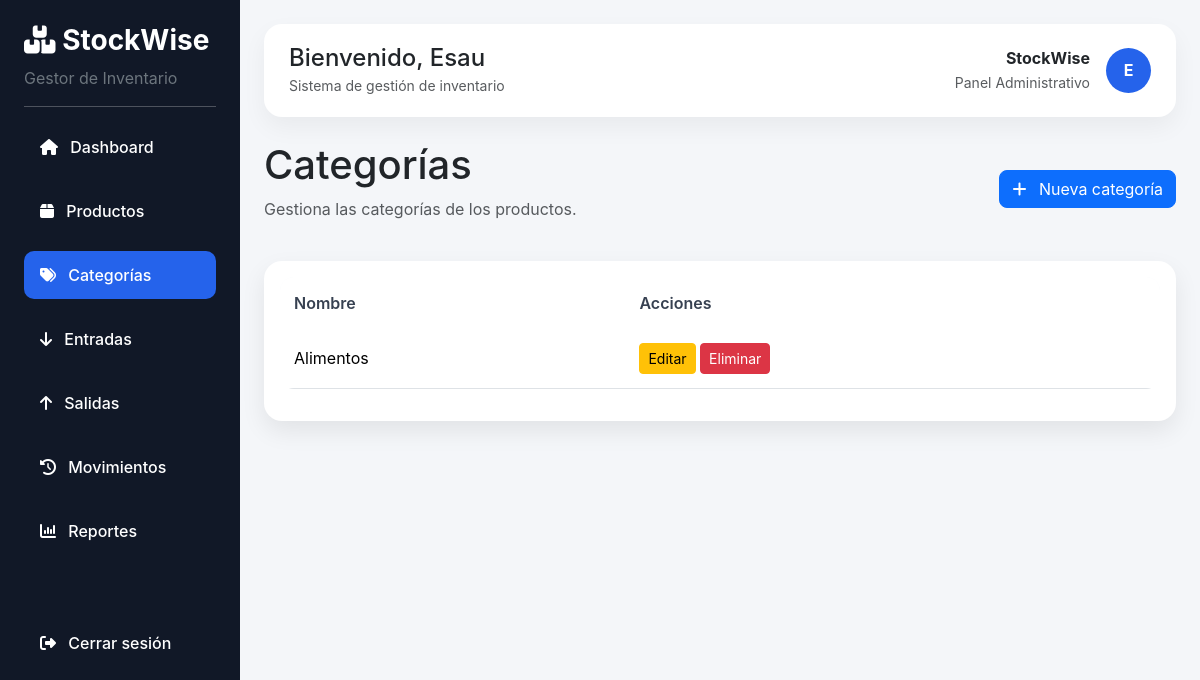
Page /productos/categorias/ (signed in) on the earlier database version.
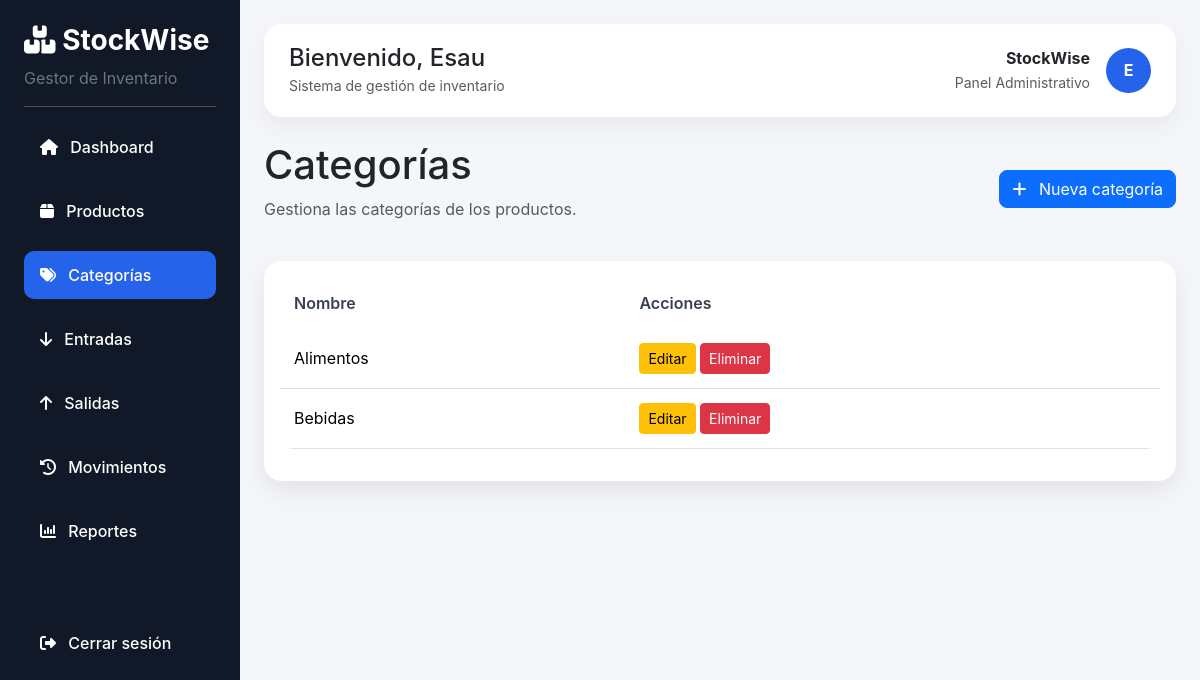
Same page on the later database version.
### productos/models.py (models this page shows, shortened)
class Categoria(models.Model):
    nombre = models.CharField(max_length=100)

### productos/views.py (the view)
# urls.py: path('categorias/', views.lista_categorias, name='lista_categorias'),
@login_required(login_url='login')
def lista_categorias(request):
    categorias = Categoria.objects.all()
    return render(request, 'productos/categorias.html', {
        'categorias': categorias
    })

### templates/productos/categorias.html (shortened to what this page needs)
{% extends 'base.html' %}
{% block content %}
<div class="d-flex justify-content-between align-items-center mb-4">
    <div>
        <h1>Categorías</h1>
        <p class="text-muted">Gestiona las categorías de los productos.</p>
    </div>
    <a href="{% url 'crear_categoria' %}" class="btn btn-primary rounded-3">
        <i class="fa-solid fa-plus me-2"></i>
        Nueva categoría
    </a>
</div>
<div class="card dashboard-card">
    <div class="card-body">
        <table class="table table-hover align-middle">
            <thead>
                <tr>
                    <th>Nombre</th>
                    <th>Acciones</th>
                </tr>
            </thead>
            <tbody>
                {% for categoria in categorias %}
                <tr>
                    <td>{{ categoria.nombre }}</td>
                    <td>
                        <a href="{% url 'editar_categoria' categoria.id %}" class="btn btn-sm btn-warning">
                            Editar
                        </a>
                        <a href="{% url 'eliminar_categoria' categoria.id %}"
                           class="btn btn-sm btn-danger"
                           onclick="return confirm('¿Estás seguro de eliminar esta categoría?')">
                            Eliminar
                        </a>
                    </td>
                </tr>
                {% empty %}
                <tr>
                    <td colspan="2" class="text-center">
                        No hay categorías registradas.
                    </td>
                </tr>
                {% endfor %}
            </tbody>
        </table>
    </div>
</div>
{% endblock %}

Differences in the rows shown:
added Categoria: nombre "Bebidas"
